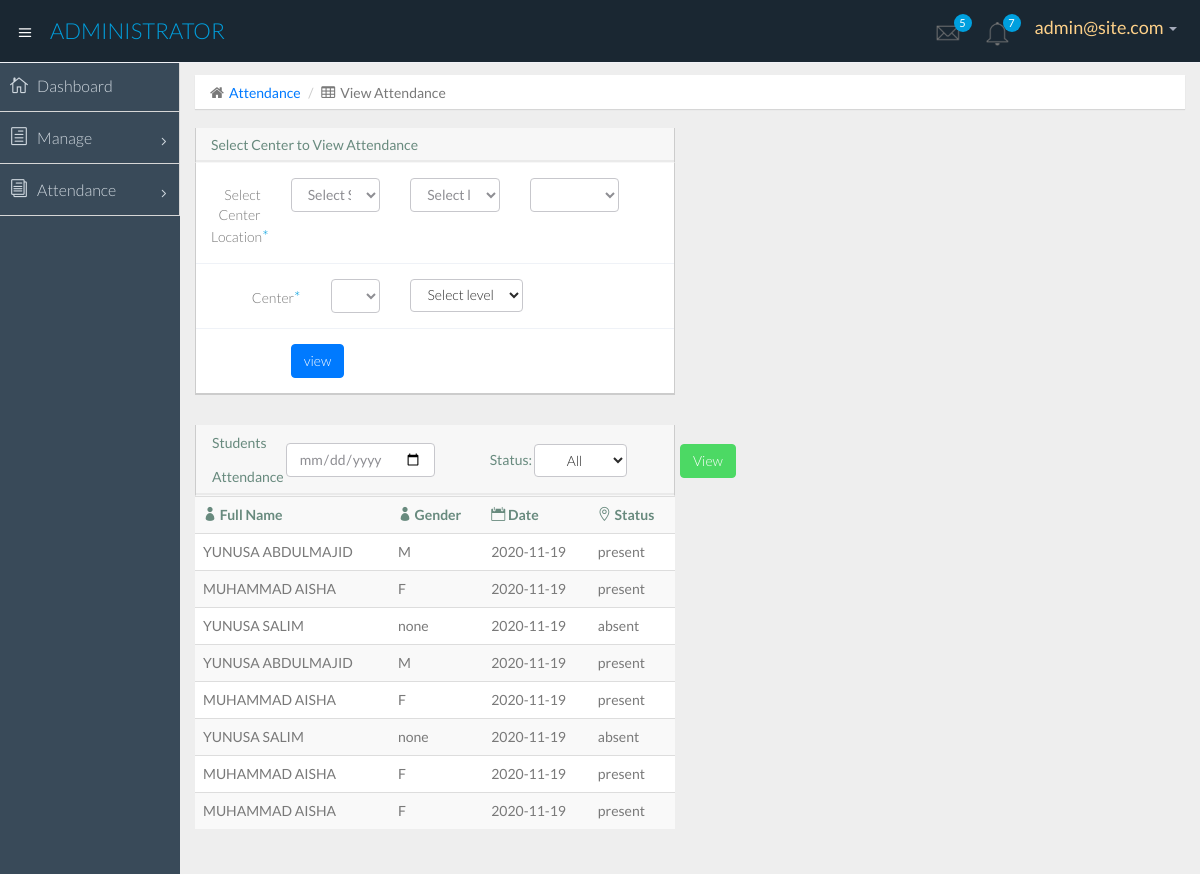
/Admin/view_att.php (signed in), run on the app's committed database.
### tables this page shows
CREATE TABLE `attendance` (
  `student_id` int(50) NOT NULL,
  `fname` varchar(50) NOT NULL,
  `lname` varchar(50) NOT NULL,
  `gender` varchar(100) NOT NULL,
  `level` varchar(30) NOT NULL,
  `center_id` int(50) NOT NULL,
  `state_id` int(50) NOT NULL,
  `lga_id` int(50) NOT NULL,
  `ward_id` int(50) NOT NULL,
  `user_id` int(50) NOT NULL,
  `status` varchar(20) NOT NULL,
  `date` varchar(100) NOT NULL
);

### includes/functions.php (called while the page is built, shortened)
<?
$acctype = $_SESSION['acctype'];
?>

### Admin/view_att.php (the view, shortened to what this page needs)
<?php
include ('include/header.php');
$dat = date('Y-m-d');
?>
<?php
 if($acctype=="superadmin") {
  ?>
    <section id="main-content">
      <section class="wrapper">
        <div class="row">
          <div class="col-lg-12">
            <ol class="breadcrumb">
              <li><i class="fa fa-home"></i><a href="index.html">Attendance</a></li>
              <li><i class="fa fa-table"></i>View Attendance</li>
            </ol>
          </div>
        </div>
        <div class="row">
          <div class="col-lg-6">
            <section class="panel">
              <header class="panel-heading">
               Select Center to View Attendance
              </header>
              <div class="panel-body" >
                <div class="form">
                  <form class="form-validate form-horizontal " id="register_form" method="post" action="">
                  <div class="form-group ">
                      <label for="username" class="control-label col-lg-2">Select Center Location<span class="required">*</span></label>
                                      <div class="col-lg-3">
                      <select name="state_l" class="form-control" id="state_list">
                                  <option value="">Select State</option>
                                  </select>
                                </div>
                                  <div class="col-lg-3">
                                    <select name="lga_l" class="form-control" id="lga_list">
                                    <option value="">Select lga</option>
                                    </select>
                                  </div>
                                  <div class="col-lg-3">
                                    <select name="ward_l" class="form-control" id="ward_list">
                                    </select>
                                  </div>
                                  </div>
                          <div class="form-group ">
                          <label for="username" class="control-label col-lg-3">Center<span class="required">*</span></label>
                                  <div class="col-lg-2">
                                    <select name="center_l" class="form-control" id="center_list">
                                    </select>
                                  </div>
                        <div class="col-lg-2">
                        <select name="level" class="btn btn-default dropdown-toggle">
                        <option value="">Select level</option>
                        </select>
                      </div>
                    </div>
                    <div class="form-group">
                      <div class="col-lg-offset-2 col-lg-2">
                        <input class="btn btn-primary" type="submit" name="BtnView" value="view"/>
                      </div>
                    </div>
                  </form>
                </div>
              </div>
            </section>
          </div>
        </div>
        <div class="row">
          <div class="col-lg-6">
            <section class="panel">
              <header class="panel-heading">
<table>
<form metaction="" method="post" hod="get">
                <tr>
                        <td>Students Attendance</td>
                        <td>
                          <input type="date" name="date"  class="form-control" />
                        </td>
                        <td>
                        <td style="padding-right: 50px;"></td>
                        </td>
                        <td>Status:</td>
                        <td>
                        <select name="status" class="btn btn-default dropdown-toggle">
                            <option value="">All</option>
                        </select>
                        </td>
                        <td style="padding-right: 50px;"></td>
                        <td><input class="btn btn-success" type="submit" name="viewBtn" value="View"/></td>
                </tr>
  </form>
</table>
              </header>
              <table class="table table-striped table-advance table-hover" >
                <tbody>
                  <tr>
                    <th><i class="icon_profile"></i> Full Name</th>
                    <th><i class="icon_profile"></i> Gender</th>
                    <th><i class="icon_calendar"></i> Date</th>
                    <th><i class="icon_pin_alt"></i> Status</th>
                  </tr>
  <?
$query_att = "SELECT * FROM attendance WHERE status!='' " ;
if(isset($_POST['viewBtn'])){
  $statd = $_POST['status'];
  $datea = $_POST['date'];
  if(!empty($statd)){
  $query_att.= " AND status = '$statd'";
  }
  if(!empty($datea)){
    $query_att.= " AND date BETWEEN '$today 00:00:00' AND '$today 23:59:59';";
    }
  }else{
      $query_att.= " AND date BETWEEN '$dat 00:00:00' AND '$dat 23:59:59';";
  }
$res5 = mysql_query($query_att) ;
while($stinfo = mysql_fetch_array($res5)){
  $name_att = $stinfo["lname"].' '.$stinfo["fname"];
  $gender_att = $stinfo["gender"];
  $status = $stinfo['status'];
  ?>
                    <tr>
                    <td><?php echo $name_att; ?></td>
                    <td><?php echo $gender_att; ?></td>
                    <td><?php echo $dat; ?></td>
                    <td><?php echo $status; ?></td>
                  </tr>
<?php
}
?>
                </tbody>
              </table>
            </section>
          </div>
        </div>
      </section>
    </section>
  </section>
</body>
<?php
 } else{
  @header ("Refresh: 2; URL=".'../index.php');
  echo "You are being redirected to your original page request<br>";
  echo '(If your browser doesn’t support this, <a href="../index.php">click here</a>)';
 }
?>

### data on the page
attendance: name_att "YUNUSA ABDULMAJID", gender "M", status "present"
attendance: name_att "MUHAMMAD AISHA", gender "F", status "present"
attendance: name_att "YUNUSA SALIM", gender "none", status "absent"
attendance: name_att "YUNUSA ABDULMAJID", gender "M", status "present"
attendance: name_att "MUHAMMAD AISHA", gender "F", status "present"
attendance: name_att "YUNUSA SALIM", gender "none", status "absent"
attendance: name_att "MUHAMMAD AISHA", gender "F", status "present"
attendance: name_att "MUHAMMAD AISHA", gender "F", status "present"

### other printed values
$logged "admin@site.com"
